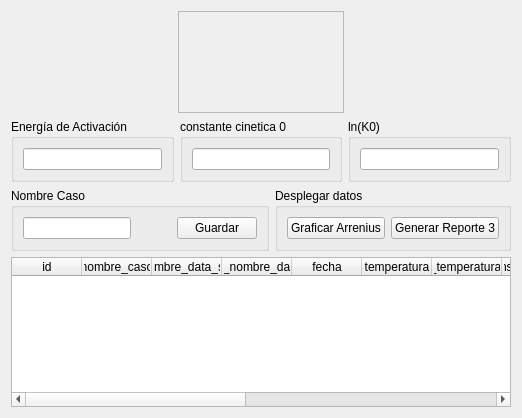
            <widget class="QWidget" name="a_tab">
             <attribute name="title">
              <string>Arrhenius</string>
             </attribute>
             <layout class="QVBoxLayout" name="verticalLayout_17">
              <item>
               <layout class="QHBoxLayout" name="horizontalLayout_24">
                <item>
                 <spacer name="horizontalSpacer_17">
                  <property name="orientation">
                   <enum>Qt::Horizontal</enum>
                  </property>
                  <property name="sizeHint" stdset="0">
                   <size>
                    <width>40</width>
                    <height>20</height>
                   </size>
                  </property>
                 </spacer>
                </item>
                <item>
                 <widget class="QFrame" name="frame">
                  <property name="frameShape">
                   <enum>QFrame::StyledPanel</enum>
                  </property>
                  <property name="frameShadow">
                   <enum>QFrame::Raised</enum>
                  </property>
                  <layout class="QVBoxLayout" name="verticalLayout_8">
                   <property name="spacing">
                    <number>0</number>
                   </property>
                   <property name="leftMargin">
                    <number>0</number>
                   </property>
                   <property name="topMargin">
                    <number>0</number>
                   </property>
                   <property name="rightMargin">
                    <number>0</number>
                   </property>
                   <property name="bottomMargin">
                    <number>0</number>
                   </property>
                   <item>
                    <spacer name="verticalSpacer_8">
                     <property name="orientation">
                      <enum>Qt::Vertical</enum>
                     </property>
                     <property name="sizeHint" stdset="0">
                      <size>
                       <width>20</width>
                       <height>40</height>
                      </size>
                     </property>
                    </spacer>
                   </item>
                   <item>
                    <layout class="QHBoxLayout" name="horizontalLayout_25">
                     <item>
                      <spacer name="horizontalSpacer_9">
                       <property name="orientation">
                        <enum>Qt::Horizontal</enum>
                       </property>
                       <property name="sizeHint" stdset="0">
                        <size>
                         <width>40</width>
                         <height>20</height>
                        </size>
                       </property>
                      </spacer>
                     </item>
                     <item>
                      <layout class="QVBoxLayout" name="vista_grafica_arrhenius"/>
                     </item>
                     <item>
                      <spacer name="horizontalSpacer_18">
                       <property name="orientation">
                        <enum>Qt::Horizontal</enum>
                       </property>
                       <property name="sizeHint" stdset="0">
                        <size>
                         <width>40</width>
                         <height>20</height>
                        </size>
                       </property>
                      </spacer>
                     </item>
                     <item>
                      <layout class="QVBoxLayout" name="vista_tabla_df"/>
                     </item>
                     <item>
                      <spacer name="horizontalSpacer_19">
                       <property name="orientation">
                        <enum>Qt::Horizontal</enum>
                       </property>
                       <property name="sizeHint" stdset="0">
                        <size>
                         <width>40</width>
                         <height>20</height>
                        </size>
                       </property>
                      </spacer>
                     </item>
                    </layout>
                   </item>
                   <item>
                    <spacer name="verticalSpacer_10">
                     <property name="orientation">
                      <enum>Qt::Vertical</enum>
                     </property>
                     <property name="sizeHint" stdset="0">
                      <size>
                       <width>20</width>
                       <height>40</height>
                      </size>
                     </property>
                    </spacer>
                   </item>
                  </layout>
                 </widget>
                </item>
                <item>
                 <spacer name="horizontalSpacer_16">
                  <property name="orientation">
                   <enum>Qt::Horizontal</enum>
                  </property>
                  <property name="sizeHint" stdset="0">
                   <size>
                    <width>40</width>
                    <height>20</height>
                   </size>
                  </property>
                 </spacer>
                </item>
               </layout>
              </item>
              <item>
               <layout class="QHBoxLayout" name="horizontalLayout_16">
                <item>
                 <widget class="QGroupBox" name="groupBox_13">
                  <property name="title">
                   <string>Energía de Activación</string>
                  </property>
                  <layout class="QHBoxLayout" name="horizontalLayout_13">
                   <item>
                    <widget class="QLineEdit" name="ea_r_final">
                     <property name="tabletTracking">
                      <bool>false</bool>
                     </property>
                     <property name="contextMenuPolicy">
                      <enum>Qt::DefaultContextMenu</enum>
                     </property>
                     <property name="toolTip">
                      <string extracomment="comentario aquí"/>
                     </property>
                     <property name="statusTip">
                      <string extracomment="cometario 2 aquí"/>
                     </property>
                     <property name="whatsThis">
                      <string extracomment="cometario 3 aquí"/>
                     </property>
                     <property name="text">
                      <string/>
                     </property>
                    </widget>
                   </item>
                  </layout>
                 </widget>
                </item>
                <item>
                 <widget class="QGroupBox" name="groupBox_14">
                  <property name="title">
                   <string>constante cinetica 0</string>
                  </property>
                  <layout class="QHBoxLayout" name="horizontalLayout_14">
                   <item>
                    <widget class="QLineEdit" name="k_0_calculado">
                     <property name="tabletTracking">
                      <bool>false</bool>
                     </property>
                     <property name="contextMenuPolicy">
                      <enum>Qt::DefaultContextMenu</enum>
                     </property>
                     <property name="toolTip">
                      <string extracomment="comentario aquí"/>
                     </property>
                     <property name="statusTip">
                      <string extracomment="cometario 2 aquí"/>
                     </property>
                     <property name="whatsThis">
                      <string extracomment="cometario 3 aquí"/>
                     </property>
                     <property name="text">
                      <string/>
                     </property>
                    </widget>
                   </item>
                  </layout>
                 </widget>
                </item>
                <item>
                 <widget class="QGroupBox" name="groupBox_15">
                  <property name="title">
                   <string>ln(K0)</string>
                  </property>
                  <layout class="QHBoxLayout" name="horizontalLayout_15">
                   <item>
                    <widget class="QLineEdit" name="ln_k_0_calculado">
                     <property name="tabletTracking">
                      <bool>false</bool>
                     </property>
                     <property name="contextMenuPolicy">
                      <enum>Qt::DefaultContextMenu</enum>
                     </property>
                     <property name="toolTip">
                      <string extracomment="comentario aquí"/>
                     </property>
                     <property name="statusTip">
                      <string extracomment="cometario 2 aquí"/>
                     </property>
                     <property name="whatsThis">
                      <string extracomment="cometario 3 aquí"/>
                     </property>
                     <property name="text">
                      <string/>
                     </property>
                    </widget>
                   </item>
                  </layout>
                 </widget>
                </item>
               </layout>
              </item>
              <item>
               <layout class="QHBoxLayout" name="horizontalLayout_23">
                <item>
                 <widget class="QGroupBox" name="groupBox_18">
                  <property name="title">
                   <string>Nombre Caso</string>
                  </property>
                  <layout class="QHBoxLayout" name="horizontalLayout_21">
                   <item>
                    <widget class="QLineEdit" name="nombre_caso_a_edit"/>
                   </item>
                   <item>
                    <spacer name="horizontalSpacer_15">
                     <property name="orientation">
                      <enum>Qt::Horizontal</enum>
                     </property>
                     <property name="sizeHint" stdset="0">
                      <size>
                       <width>40</width>
                       <height>20</height>
                      </size>
                     </property>
                    </spacer>
                   </item>
                   <item>
                    <widget class="QPushButton" name="agregar_a_btn">
                     <property name="text">
                      <string>Guardar</string>
                     </property>
                    </widget>
                   </item>
                  </layout>
                 </widget>
                </item>
                <item>
                 <widget class="QGroupBox" name="groupBox_19">
                  <property name="title">
                   <string>Desplegar datos</string>
                  </property>
                  <layout class="QHBoxLayout" name="horizontalLayout_22">
                   <item>
                    <widget class="QPushButton" name="graficar_arrhenius">
                     <property name="text">
                      <string>Graficar Arrenius</string>
                     </property>
                    </widget>
                   </item>
                   <item>
                    <widget class="QPushButton" name="rep3">
                     <property name="text">
                      <string>Generar Reporte 3</string>
                     </property>
                    </widget>
                   </item>
                  </layout>
                 </widget>
                </item>
               </layout>
              </item>
              <item>
               <widget class="QTableWidget" name="datos_salida_arrhenius_tabla">
                <property name="minimumSize">
                 <size>
                  <width>0</width>
                  <height>150</height>
                 </size>
                </property>
                <property name="maximumSize">
                 <size>
                  <width>16777215</width>
                  <height>150</height>
                 </size>
                </property>
                <property name="focusPolicy">
                 <enum>Qt::NoFocus</enum>
                </property>
                <property name="showGrid">
                 <bool>false</bool>
                </property>
                <attribute name="horizontalHeaderMinimumSectionSize">
                 <number>50</number>
                </attribute>
                <attribute name="horizontalHeaderDefaultSectionSize">
                 <number>70</number>
                </attribute>
                <attribute name="horizontalHeaderStretchLastSection">
                 <bool>true</bool>
                </attribute>
                <attribute name="verticalHeaderVisible">
                 <bool>false</bool>
                </attribute>
                <column>
                 <property name="text">
                  <string>id</string>
                 </property>
                </column>
                <column>
                 <property name="text">
                  <string>nombre_caso</string>
                 </property>
                </column>
                <column>
                 <property name="text">
                  <string>id_nombre_data_salida</string>
                 </property>
                </column>
                <column>
                 <property name="text">
                  <string>id_nombre_data</string>
                 </property>
                </column>
                <column>
                 <property name="text">
                  <string>fecha</string>
                 </property>
                </column>
                <column>
                 <property name="text">
                  <string>temperatura</string>
                 </property>
                </column>
                <column>
                 <property name="text">
                  <string>reciproco_temperatura_absoluta</string>
                 </property>
                </column>
                <column>
                 <property name="text">
                  <string>constante_cinetica</string>
                 </property>
                </column>
                <column>
                 <property name="text">
                  <string>logaritmo_constante_cinetica</string>
                 </property>
                </column>
                <column>
                 <property name="text">
                  <string>energia_activacion_r</string>
                 </property>
                </column>
                <column>
                 <property name="text">
                  <string>r_utilizada</string>
                 </property>
                </column>
                <column>
                 <property name="text">
                  <string>energia_activacion</string>
                 </property>
                </column>
                <column>
                 <property name="text">
                  <string>constante_cinetica_0</string>
                 </property>
                </column>
                <column>
                 <property name="text">
                  <string>logaritmo_constante_cinetica_0</string>
                 </property>
                </column>
                <column>
                 <property name="text">
                  <string>detalles</string>
                 </property>
                </column>
               </widget>
              </item>
             </layout>
            </widget>
